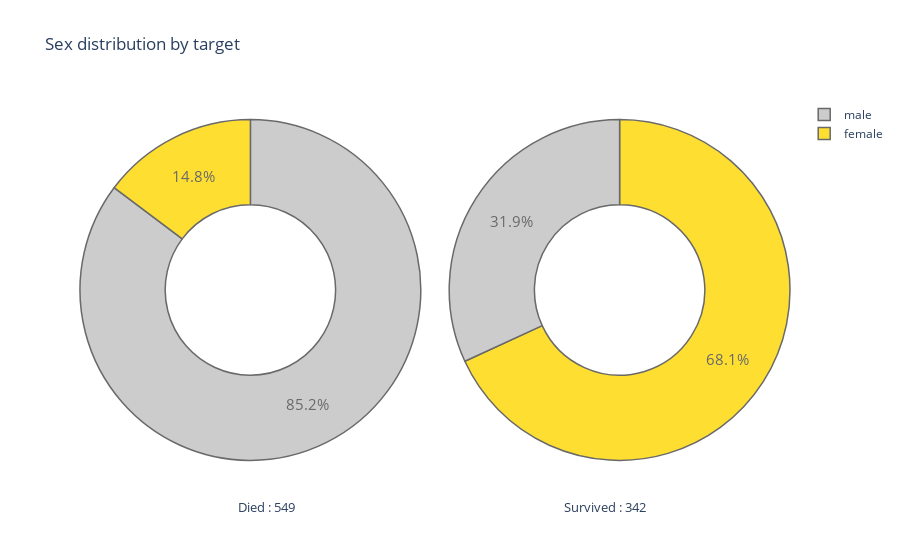

Source (notebook cell):
### Code cell
plot_pie('Sex')

### Figure 1 — Plotly figure (JSON) as saved in the notebook; plotly's stock layout.template omitted (floating-point values rounded to 4 significant figures)
{"data": [{"domain": {"x": [0, 0.48]}, "hole": 0.5, "hoverinfo": "label+percent+name", "labels": ["male", "female"], "marker": {"colors": ["Silver", "gold", "#CF5C36", "lightblue", "magenta", "#FF5D73", "#F2D7EE", "mediumturquoise"], "line": {"width": 1.5}}, "name": "Died passenger", "opacity": 0.8, "textfont": {"size": 15}, "type": "pie", "values": [468, 81]}, {"domain": {"x": [0.52, 1]}, "hole": 0.5, "hoverinfo": "label+percent+name", "labels": ["female", "male"], "marker": {"line": {"width": 1.5}}, "name": "Survived passenger", "opacity": 0.8, "textfont": {"size": 15}, "type": "pie", "values": [233, 109]}], "layout": {"annotations": [{"font": {"size": 13}, "showarrow": false, "text": "Died : 549", "x": 0.22, "y": -0.1}, {"font": {"size": 13}, "showarrow": false, "text": "Survived : 342", "x": 0.8, "y": -0.1}], "title": {"text": "Sex distribution by target "}}}
